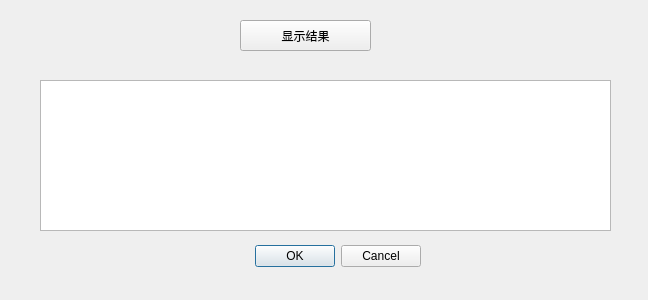
<?xml version="1.0" encoding="UTF-8"?>
<ui version="4.0">
 <class>showdialog</class>
 <widget class="QDialog" name="showdialog">
  <property name="geometry">
   <rect>
    <x>0</x>
    <y>0</y>
    <width>648</width>
    <height>300</height>
   </rect>
  </property>
  <property name="windowTitle">
   <string>Dialog</string>
  </property>
  <widget class="QDialogButtonBox" name="buttonBox">
   <property name="geometry">
    <rect>
     <x>80</x>
     <y>240</y>
     <width>341</width>
     <height>32</height>
    </rect>
   </property>
   <property name="orientation">
    <enum>Qt::Horizontal</enum>
   </property>
   <property name="standardButtons">
    <set>QDialogButtonBox::Cancel|QDialogButtonBox::Ok</set>
   </property>
  </widget>
  <widget class="QTableWidget" name="tableWidget">
   <property name="geometry">
    <rect>
     <x>40</x>
     <y>80</y>
     <width>571</width>
     <height>151</height>
    </rect>
   </property>
  </widget>
  <widget class="QPushButton" name="pushButton">
   <property name="geometry">
    <rect>
     <x>240</x>
     <y>20</y>
     <width>131</width>
     <height>31</height>
    </rect>
   </property>
   <property name="text">
    <string>显示结果</string>
   </property>
  </widget>
 </widget>
 <resources/>
 <connections>
  <connection>
   <sender>buttonBox</sender>
   <signal>accepted()</signal>
   <receiver>showdialog</receiver>
   <slot>accept()</slot>
   <hints>
    <hint type="sourcelabel">
     <x>248</x>
     <y>254</y>
    </hint>
    <hint type="destinationlabel">
     <x>157</x>
     <y>274</y>
    </hint>
   </hints>
  </connection>
  <connection>
   <sender>buttonBox</sender>
   <signal>rejected()</signal>
   <receiver>showdialog</receiver>
   <slot>reject()</slot>
   <hints>
    <hint type="sourcelabel">
     <x>316</x>
     <y>260</y>
    </hint>
    <hint type="destinationlabel">
     <x>286</x>
     <y>274</y>
    </hint>
   </hints>
  </connection>
 </connections>
</ui>
